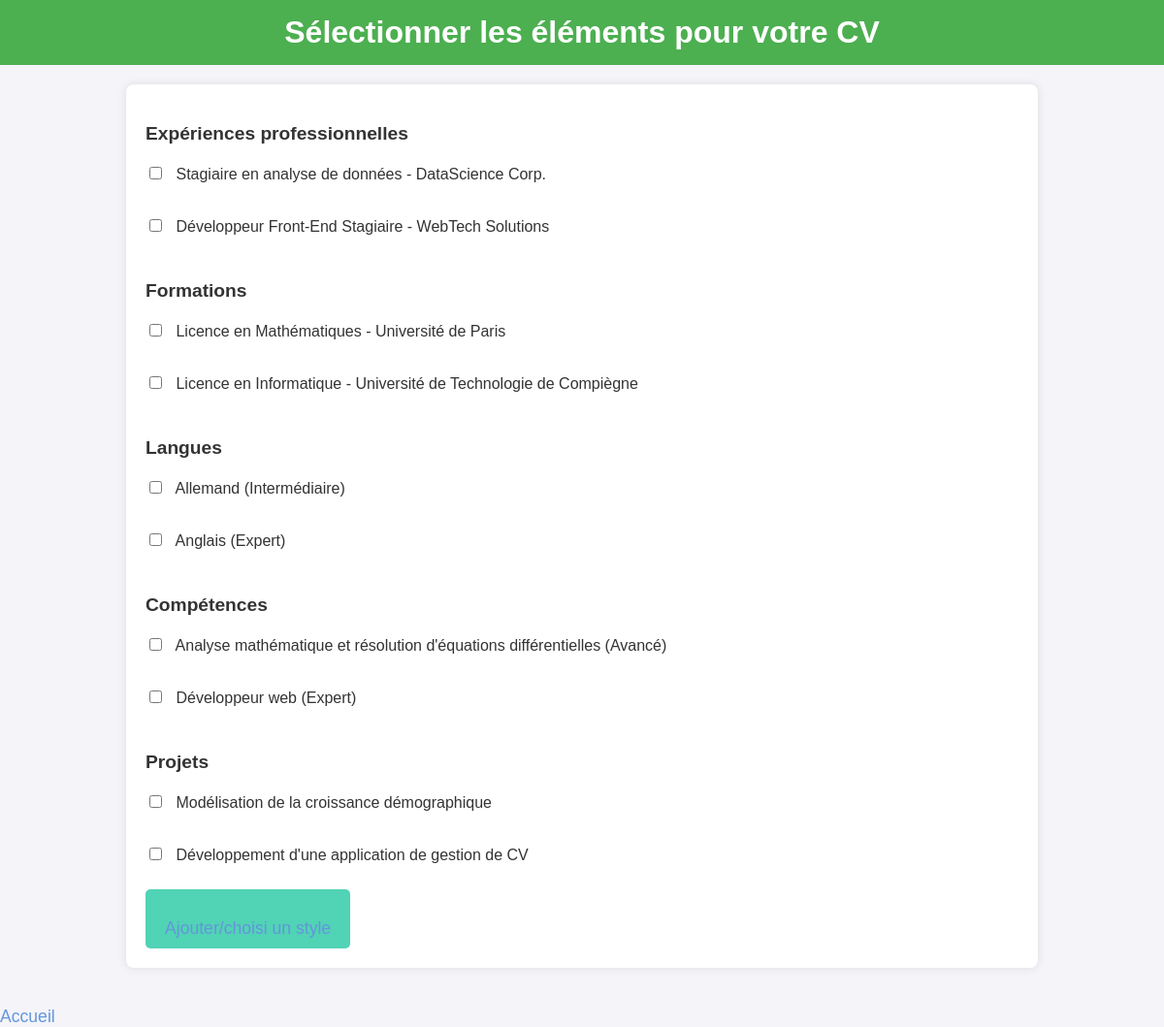
The page /selection-elements/ (signed in) on the database its author committed.
### MON_CV/models.py (models this page shows, shortened)
class Experience(models.Model):
    etudiant = models.ForeignKey(Etudiant, on_delete=models.CASCADE, related_name="experiences")  # Relation avec l'étudiant
    poste = models.CharField(max_length=100)
    entreprise = models.CharField(max_length=100)
    date_debut = models.DateField()
    date_fin = models.DateField(null=True, blank=True)
    description = models.TextField()

class Formation(models.Model):
    etudiant = models.ForeignKey(Etudiant, on_delete=models.CASCADE, related_name="formations")  # Relation avec l'étudiant
    diplome = models.CharField(max_length=100)
    etablissement = models.CharField(max_length=100)
    date_debut = models.DateField()
    date_fin = models.DateField(null=True, blank=True)

class Langue(models.Model):
    etudiant = models.ForeignKey(Etudiant, on_delete=models.CASCADE, related_name="langues")  # Relation avec l'étudiant
    libelle = models.CharField(max_length=100)
    niveau = models.CharField(max_length=50, choices=NIVEAU_CHOICES)

class Competence(models.Model):
    etudiant = models.ForeignKey(Etudiant, on_delete=models.CASCADE, related_name="competences")  # Relation avec l'étudiant
    libelle = models.CharField(max_length=100)
    niveau = models.CharField(max_length=50, choices=NIVEAU_CHOICES)

class Projet(models.Model):
    etudiant = models.ForeignKey(Etudiant, on_delete=models.CASCADE, related_name="projets")  # Relation avec l'étudiant
    titre = models.CharField(max_length=100)
    description = models.TextField()
    date_debut = models.DateField()
    date_fin = models.DateField(null=True, blank=True)

### MON_CV/views.py (the view, shortened to what this page needs)
# urls.py: path('selection-elements/', views.selection_elements, name='selection_elements'),
def selection_elements(request):
    etudiant = Etudiant.objects.get(user=request.user)
    experiences = Experience.objects.filter(etudiant=etudiant)
    formations = Formation.objects.filter(etudiant=etudiant)
    langues = Langue.objects.filter(etudiant=etudiant)
    competences = Competence.objects.filter(etudiant=etudiant)
    projets = Projet.objects.filter(etudiant=etudiant)
    return render(request, 'selection_elements.html', {
        'experiences': experiences,
        'formations': formations,
        'langues': langues,
        'competences': competences,
        'projets': projets,
    })

### templates/selection_elements.html (shortened to what this page needs)
<!DOCTYPE html>
<html lang="fr">
<head>
</head>
<body>
    <header>
        <h1>Sélectionner les éléments pour votre CV</h1>
    </header>
    <form method="POST">
        <h2>Expériences professionnelles</h2>
        {% for experience in experiences %}
            <label>
                <input type="checkbox" name="experiences" value="{{ experience.id }}">
                {{ experience.poste }} - {{ experience.entreprise }}
            </label><br>
        {% endfor %}
        <h2>Formations</h2>
        {% for formation in formations %}
            <label>
                <input type="checkbox" name="formations" value="{{ formation.id }}">
                {{ formation.diplome }} - {{ formation.etablissement }}
            </label><br>
        {% endfor %}
        <h2>Langues</h2>
        {% for langue in langues %}
            <label>
                <input type="checkbox" name="langues" value="{{ langue.id }}">
                {{ langue.libelle }} ({{ langue.niveau }})
            </label><br>
        {% endfor %}
        <h2>Compétences</h2>
        {% for competence in competences %}
            <label>
                <input type="checkbox" name="competences" value="{{ competence.id }}">
                {{ competence.libelle }} ({{ competence.niveau }})
            </label><br>
        {% endfor %}
        <h2>Projets</h2>
        {% for projet in projets %}
            <label>
                <input type="checkbox" name="projets" value="{{ projet.id }}">
                {{ projet.titre }}
            </label><br>
        {% endfor %}
        <button type="submit"><a href="{% url 'generer_cv' %}">Ajouter/choisi un style</a> </button>
    </form>
    <a href="{% url 'home' %}">Accueil</a>
</body>
</html>

### templates/selection_elements.html (style rules this page uses)
body { font-family: Arial, sans-serif; background-color: #f4f4f9; margin: 0; padding: 0; }
header { background-color: #4CAF50; color: white; padding: 15px 0; text-align: center; }
h1 { margin: 0; }
h2 { font-size: 1.2em; margin: 20px 0; color: #333; }
form { background-color: #fff; padding: 20px; margin: 20px auto; border-radius: 8px; box-shadow: 0 0 10px rgba(0, 0, 0, 0.1); max-width: 900px; }
label { display: block; font-size: 1em; margin: 8px 0; color: #333; }
input[type="checkbox"] { margin-right: 10px; }
button { background-color:rgb(81, 211, 181); color: white; border: none; padding: 10px 20px; font-size: 1em; border-radius: 5px; cursor: pointer; transition: background-color 0.3s ease; }
a { color:rgb(100, 150, 219); text-decoration: none; font-size: 1.1em; margin-top: 20px; display: inline-block; transition: color 0.3s ease; }

### rows shown on the page
Experience: poste "Stagiaire en analyse de données", entreprise "DataScience Corp."
Experience: poste "Développeur Front-End Stagiaire", entreprise "WebTech Solutions"
Formation: diplome "Licence en Mathématiques", etablissement "Université de Paris"
Formation: diplome "Licence en Informatique", etablissement "Université de Technologie de Compiègne"
Langue: libelle "Allemand", niveau "Intermédiaire"
Langue: libelle "Anglais", niveau "Expert"
Competence: libelle "Analyse mathématique et résolution d'équations différentielles", niveau "Avancé"
Competence: libelle "Développeur web", niveau "Expert"
Projet: titre "Modélisation de la croissance démographique"
Projet: titre "Développement d'une application de gestion de CV"
